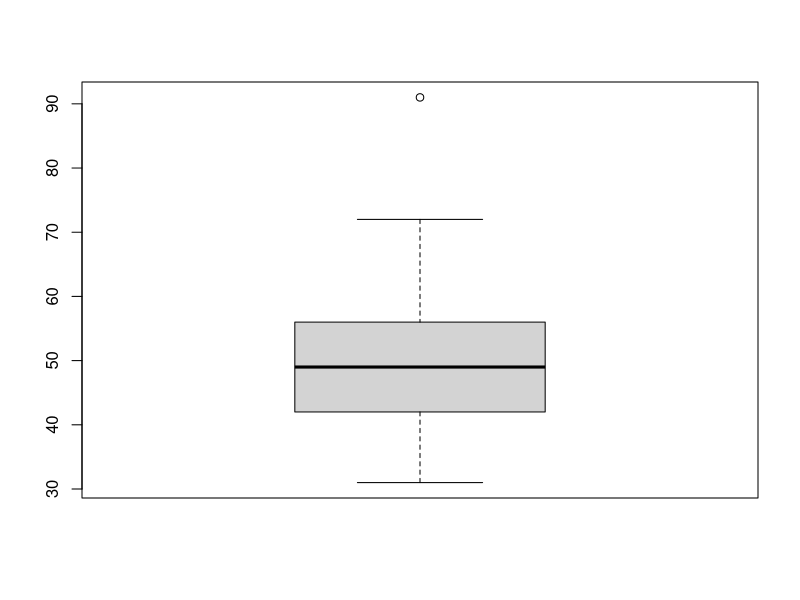
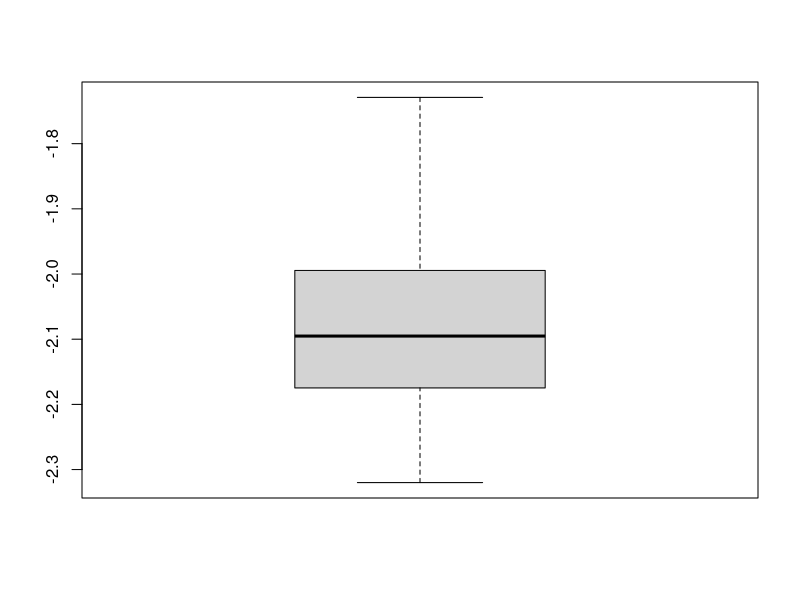
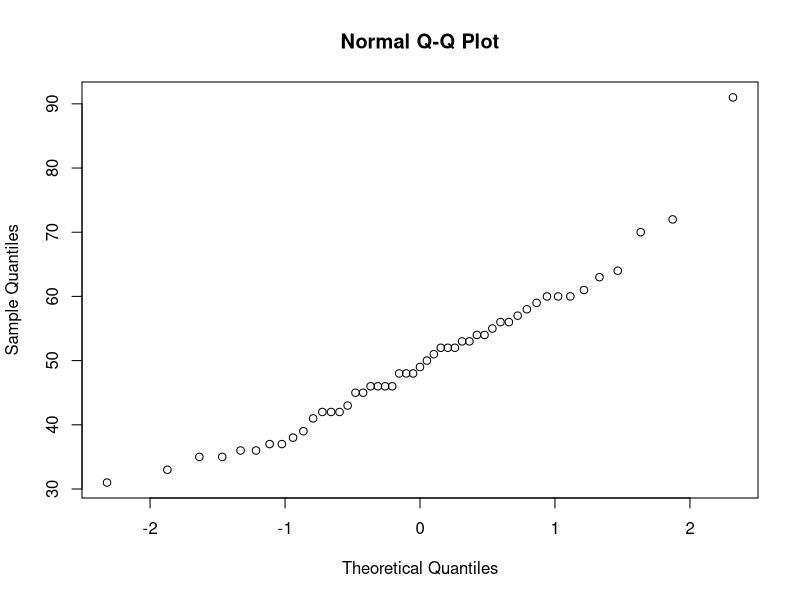
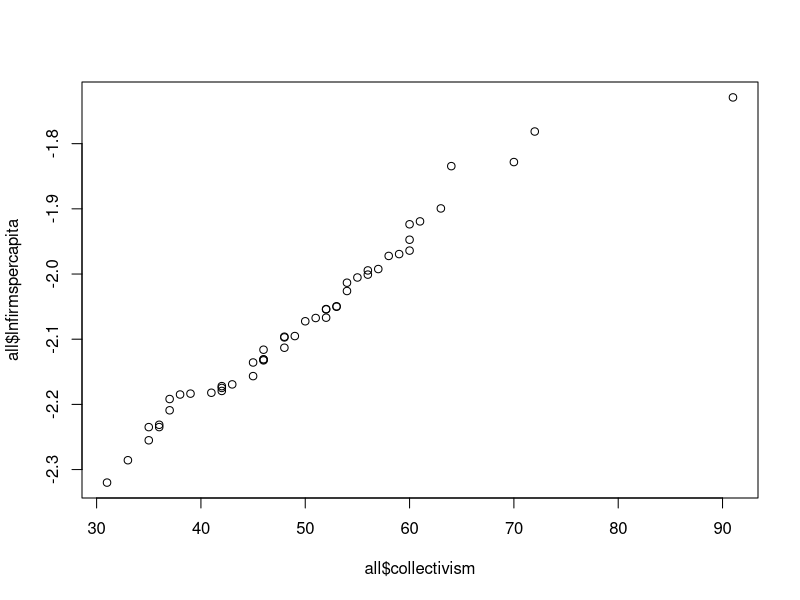
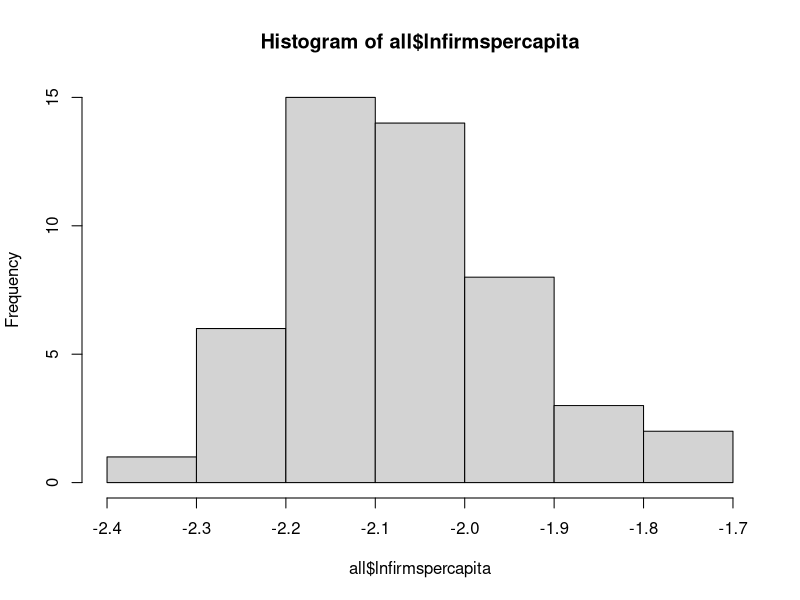
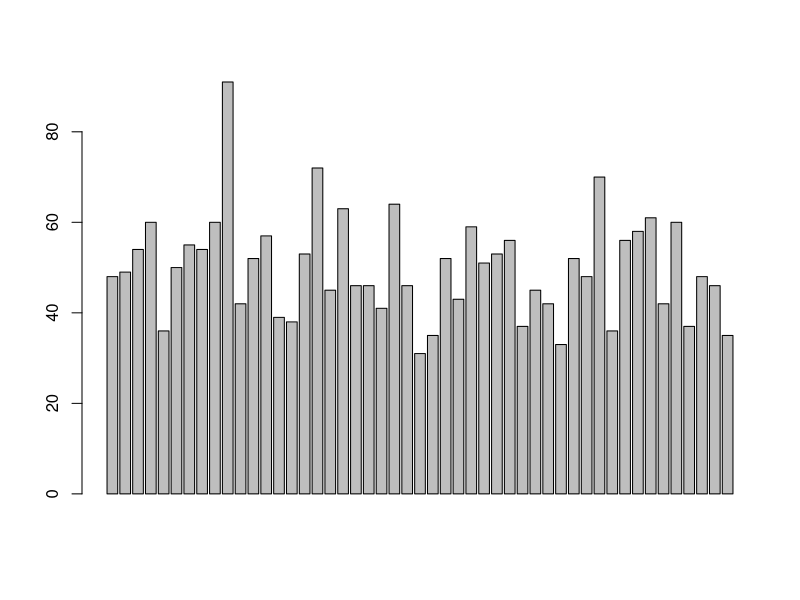
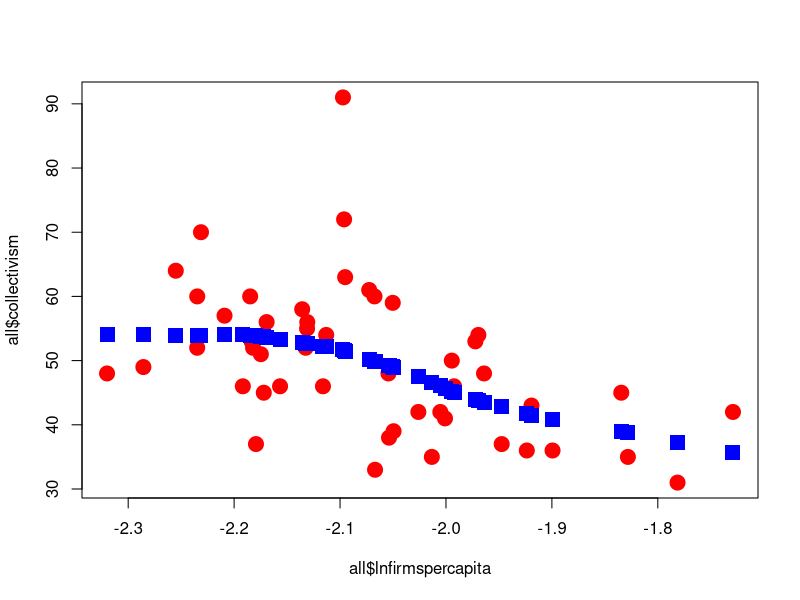

Recreate these plots in R, in order. (Note: this script raises an error after producing the figures.)
## ---- chunk 1
assig<-read.csv("States facts.csv",header=TRUE)
all<-read.csv("all.csv",header=1)
head(all)
## ---- chunk 2
boxplot(all$collectivism)
boxplot(all$lnfirmspercapita)
qqnorm(all$collectivism)
qqplot(all$collectivism,all$lnfirmspercapita)
hist(all$lnfirmspercapita)
wilcox.test(all$collectivism,all$lnfirmspercapita)
barplot(all$collectivism)
#pairs(all)
cor.test(all$lnfirmspercapita,all$collectivism)
cor.test(all$lnfirmspercapita,all$collectivism,method="spearman")
cor.test(all$lnfirmspercapita,all$collectivism,method="kendall")
plot(all$lnfirmspercapita,all$collectivism,pch=19,cex=2,col="red")
points(lowess(all$lnfirmspercapita,all$collectivism),pch=15,cex=2,col="blue")
## ---- chunk 3
reglmcollectivism<-lm(all$Collectivism~all$Ln.Firms.per.capita.)
summary(reglmcollectivism)
head(resid(reglmcollectivism))
head(reglmcollectivism$residuals)
boxplot(reglmcollectivism$residuals)
qqnorm(reglmcollectivism$residuals,pch=7,col="blue")
plot(all$Collectivism,reglmcollectivism$residuals,pch=17,col="blue")
## ---- chunk 4
lm2<-lm(all$Collectivism~all$pcUnion)
summary(lm2)
scatter.smooth(all$Collectivism,all$pcUnion)
plot(all$Collectivism,all$pcUnion,pch=12,col="green")
points(lowess(all$Collectivism,all$pcUnion),f=3/4,pch=15,col="red")
cor.test(all$Collectivism,all$pcUnion)
#m12m2<-lm(reglmcollectivism$residuals~all$pcUnion)
#summary(m12m2)
boxplot(all$pcUnion[all$RIght2Work=="Yes"],all$pcUnion[all$RIght2Work=="No"])
barplot(table(all$pcUnion[all$RIght2Work=="Yes"]))
barplot(table(all$pcUnion[all$RIght2Work=="No"]))
t.test(all$pcUnion[all$RIght2Work=="Yes"],all$pcUnion[all$RIght2Work=="No"])
wilcox.test(all$pcUnion[all$RIght2Work=="Yes"],all$pcUnion[all$RIght2Work=="No"])
boxplot(all$Collectivism[all$RIght2Work=="Yes"],all$Collectivism[all$RIght2Work=="No"])
wilcox.test(all$Collectivism[all$RIght2Work=="Yes"],all$Collectivism[all$RIght2Work=="No"])
